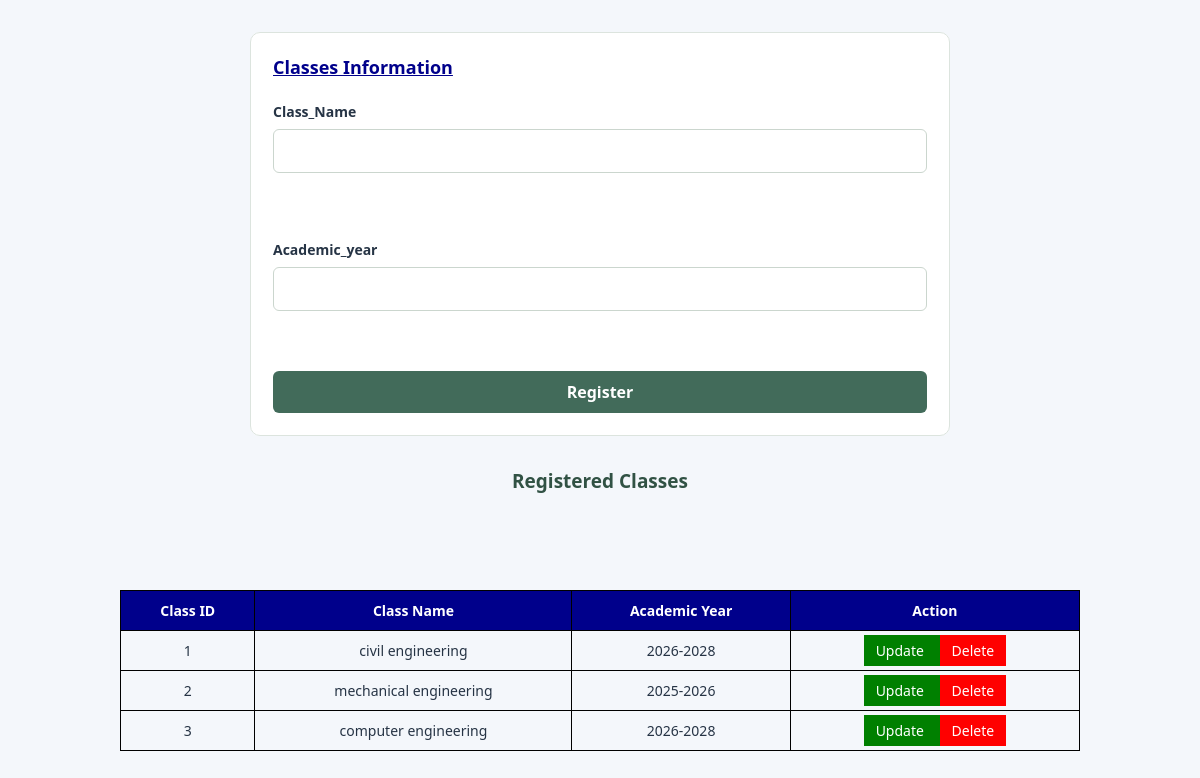
/classes.php, run on the app's committed database.
### tables this page shows
CREATE TABLE `classes` (
  `class_id` int(10) NOT NULL,
  `class_name` varchar(30) NOT NULL,
  `academic_year` varchar(15) NOT NULL
);

### classes.php (the view, shortened to what this page needs)
<?php
$connection = mysqli_connect("localhost", "root", "", "lol_sms");
$class_name = "";
$academic_year = "";
?>
<!DOCTYPE html>
<html lang="en">
<head>
    <link rel="stylesheet" href="style.css">
</head>
<body>
<center>
    <fieldset>
        <form action="classes.php" method="POST">
            <h1 style="color: darkblue; font-size: 18px;">
                <u><b>Classes Information</b></u>
            </h1>
            <label>Class_Name</label>
            <input type="text" name="class_name"
                   value="<?php echo htmlspecialchars($class_name); ?>"
                   required>
            <br><br>
            <label>Academic_year</label>
            <input type="text" name="academic_year"
                   value="<?php echo htmlspecialchars($academic_year); ?>"
                   required>
            <br><br>
            <?php if (isset($_GET['edit'])) { ?>
                <input type="submit" value="Update" name="update">
            <?php } else { ?>
                <input type="submit" value="Register" name="addclass">
            <?php } ?>
        </form>
    </fieldset>
</center>
<h2 align="center">Registered Classes</h2>
<table>
    <tr>
        <th>Class ID</th>
        <th>Class Name</th>
        <th>Academic Year</th>
        <th>Action</th>
    </tr>
    <?php
    $sql = "SELECT * FROM classes";
    $result = mysqli_query($connection, $sql);
$b=1;
    while ($row = mysqli_fetch_assoc($result)) {
    ?>
    <tr>
 <td><?php echo $b++; 1?></td><br>
        <td><?php echo htmlspecialchars($row['class_name']); ?></td>
        <td><?php echo htmlspecialchars($row['academic_year']); ?></td>
        <td>
            <a class="edit"
               href="classes.php?edit=<?php echo $row['class_id']; ?>">
                Update
            </a>
            <a class="delete"
               href="classes.php?delete=<?php echo $row['class_id']; ?>"
               onclick="return confirm('Are you sure you want to delete this class?')">
                Delete
            </a>
        </td>
    </tr>
    <?php } ?>
</table>
</body>
</html>

### style.css (style rules this page uses)
* { box-sizing: border-box; }
:root { --primary: #426b5a; --primary-dark: #315244; --page: #f4f6f4; --border: #dce4de; --text: #26332c; }
body { margin: 0; font-family: Arial, Helvetica, sans-serif; background: var(--page); color: var(--text); }
h1 { font-size: 25px; margin: 0 0 8px; }
h2 { font-size: 19px; margin-top: 0; color: var(--primary-dark); }
.table-card, fieldset { background: white; border: 1px solid var(--border); border-radius: 10px; padding: 22px; margin: 0 auto 22px; }
table { width: 100%; border-collapse: collapse; font-size: 14px; }
th, td { text-align: left; padding: 11px 12px; border-bottom: 1px solid #e7ece8; white-space: nowrap; }
th { background: #edf3ef; color: #304b3c; }
body > center { display: block; width: min(700px, 94%); margin: 32px auto; }
fieldset { width: 100%; }
form { display: grid; grid-template-columns: 1fr; gap: 8px; text-align: left; }
label { font-size: 14px; font-weight: 600; margin-top: 7px; }
input, select, textarea { width: 100%; padding: 10px 11px; border: 1px solid #cbd6ce; border-radius: 6px; font: inherit; background: #fff; }
input[type=submit], input[type=button], button { width: auto; border: 0; background: var(--primary); color: white; padding: 10px 18px; border-radius: 6px; cursor: pointer; font-weight: 600; }
* { margin: 0; padding: 0; box-sizing: border-box; }
body { font-family: 'Segoe UI', Arial, sans-serif; background: #f4f7fb; color: #263445; min-height: 100vh; }
html { scroll-behavior: smooth; }

### classes.php (style rules this page uses)
table { width: 80%; margin: 30px auto; border-collapse: collapse; }
th, td { border: 1px solid black; padding: 10px; text-align: center; }
th { background: darkblue; color: white; }
.edit { background: green; color: white; padding: 6px 12px; text-decoration: none; }
.delete { background: red; color: white; padding: 6px 12px; text-decoration: none; }

### data on the page
classes: class_name "civil engineering", academic_year "2026-2028"
classes: class_name "mechanical engineering", academic_year "2025-2026"
classes: class_name "computer engineering", academic_year "2026-2028"
